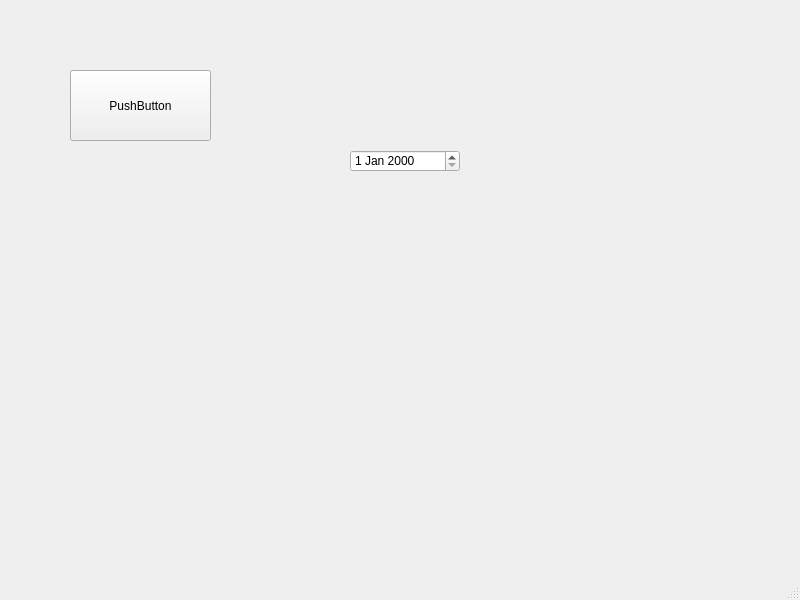
<?xml version="1.0" encoding="UTF-8"?>
<ui version="4.0">
 <class>MainWindow</class>
 <widget class="QMainWindow" name="MainWindow">
  <property name="geometry">
   <rect>
    <x>0</x>
    <y>0</y>
    <width>800</width>
    <height>600</height>
   </rect>
  </property>
  <property name="windowTitle">
   <string>MainWindow</string>
  </property>
  <widget class="QWidget" name="centralwidget">
   <widget class="QPushButton" name="pushButton">
    <property name="geometry">
     <rect>
      <x>70</x>
      <y>70</y>
      <width>141</width>
      <height>71</height>
     </rect>
    </property>
    <property name="text">
     <string>PushButton</string>
    </property>
   </widget>
   <widget class="QDateEdit" name="dateEdit">
    <property name="geometry">
     <rect>
      <x>350</x>
      <y>150</y>
      <width>110</width>
      <height>22</height>
     </rect>
    </property>
   </widget>
  </widget>
  <widget class="QMenuBar" name="menubar">
   <property name="geometry">
    <rect>
     <x>0</x>
     <y>0</y>
     <width>800</width>
     <height>26</height>
    </rect>
   </property>
  </widget>
  <widget class="QStatusBar" name="statusbar"/>
 </widget>
 <resources/>
 <connections/>
</ui>
